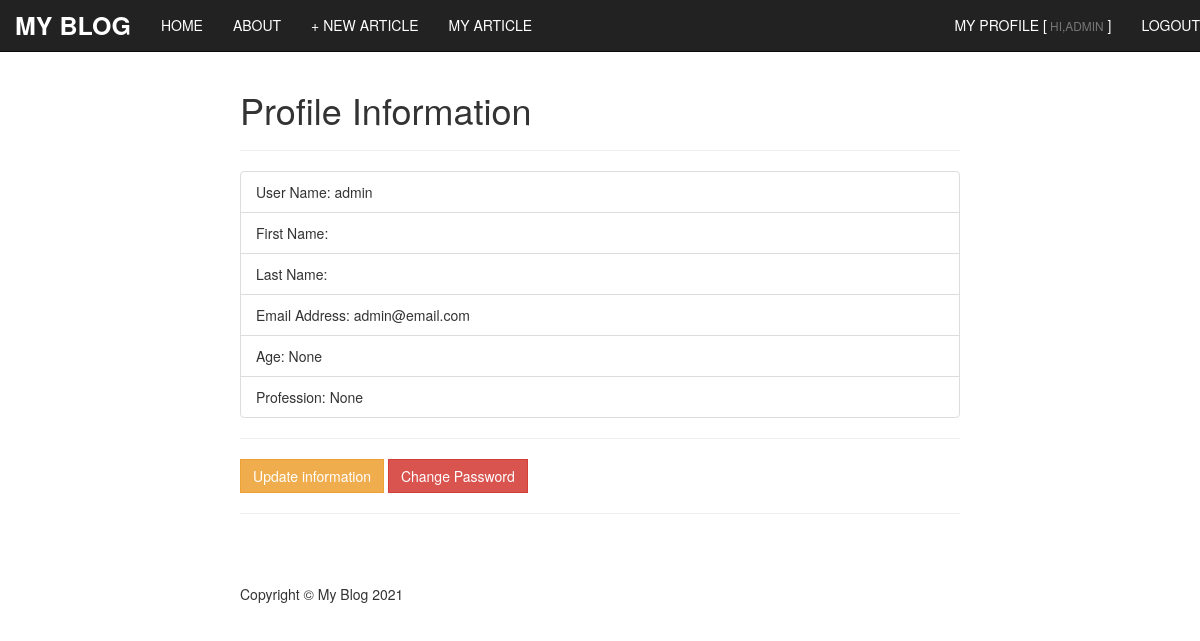
The page /users/profile/ (signed in) on the database its author committed.
### users/models.py (models this page shows)
class CustomUserModel(AbstractUser):
    age = models.PositiveIntegerField(null=True, blank=True)
    profession = models.CharField(max_length=127, null=True, blank=True)

### templates/profile.html
{% extends 'base.html' %}
{% block content %}
<h1>Profile Information</h1>
<hr>
<ul class="list-group">
    <li class="list-group-item">User Name: {{user.username}}</li>
    <li class="list-group-item">First Name: {{user.first_name}}</li>
    <li class="list-group-item">Last Name: {{user.last_name}}</li>
    <li class="list-group-item">Email Address: {{user.email}}</li>
    <li class="list-group-item">Age: {{user.age}}</li>
    <li class="list-group-item">Profession: {{user.profession}}</li>
  </ul>
<hr>
<a class="btn btn-warning" href="{% url 'profile_edit' pk=user.pk %}" >Update information</a>
<a class="btn btn-danger" href="{% url 'password_change'%}" >Change Password</a>
<hr>
{% endblock content %}

### templates/base.html (shortened to what this page needs)
{% load static %}
<!DOCTYPE html>
<html lang="en">
<head>
    <link href="{% static 'css/bootstrap.min.css' %}" rel="stylesheet">
    <link href="{% static 'css/simple-blog-template.css' %}" rel="stylesheet">
</head>
<body>
    <nav class="navbar navbar-inverse navbar-fixed-top" role="navigation">
            <div class="navbar-header">
                <a class="navbar-brand" href="{% url 'home' %}">My Blog</a>
            </div>
            <div class="collapse navbar-collapse" id="bs-example-navbar-collapse-1">
                <ul class="nav navbar-nav navbar-left">
                    <li>
                        <a href="{% url 'home' %}">Home</a>
                    </li>
                    <li>
                        <a href="{% url 'about' %}">About</a>
                    </li>
                    <li>
                        <a href="{% url 'new_article' %}">+ New Article</a>
                    </li>
                    <li>
                        <a href="{% url 'draft_articles' %}">MY Article</a>
                    </li>
                </ul>
                <ul class="nav navbar-nav navbar-right">
                    {% if user.is_authenticated %}
                        <li><a href="{% url 'profile' %}">My Profile [<small class="text-muted"> Hi,{{user.username}}</small> ]</a></li>
                        <li>
                            <a href="{% url 'logout' %}">Logout</a>
                        </li>
                    {% endif %}
                </ul>
            </div>
    </nav>
    <div class="container">
        {% block content %}
        {% endblock content %}
    </div>
    <footer>
        <div class="container">
            <div class="row">
                <div class="col-lg-12">
                    <p>Copyright &copy; My Blog 2021</p>
                </div>
            </div>
        </div>
    </footer>
</body>
</html>

### static/css/simple-blog-template.css (style rules this page uses)
body { padding-top: 70px; }
footer { margin: 50px 0; }
@media (min-width: 1200px) { .container { width: 750px; } }
nav { text-transform: uppercase; }
.navbar-inverse .navbar-brand { color: white; font-weight: bold; font-size: 25px; }
.navbar-inverse .navbar-nav>li>a { color: white; }
.btn { border-radius: 0; }

### rows shown on the page
CustomUserModel: username "ADMIN", username "admin", email "admin@email.com", age "None", profession "None"
